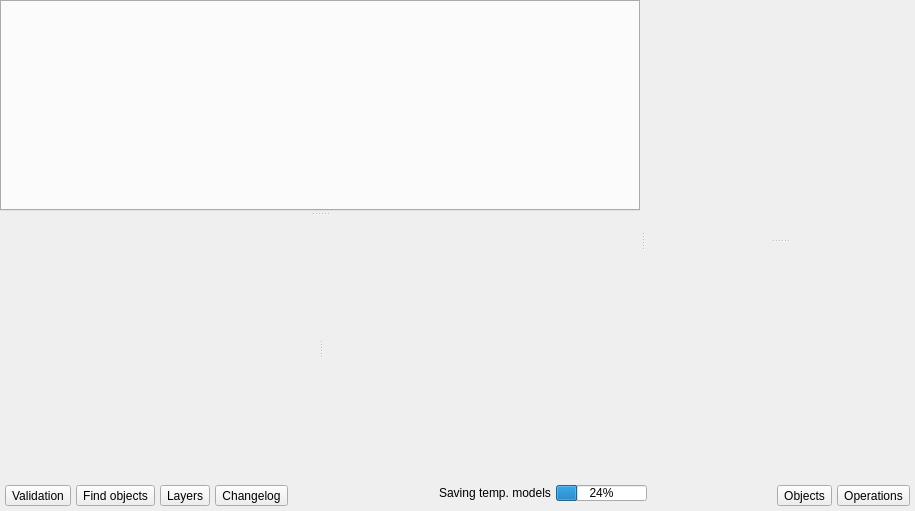
      <widget class="QWidget" name="design_pg">
       <layout class="QGridLayout" name="gridLayout_4">
        <property name="leftMargin">
         <number>0</number>
        </property>
        <property name="topMargin">
         <number>0</number>
        </property>
        <property name="rightMargin">
         <number>0</number>
        </property>
        <property name="bottomMargin">
         <number>0</number>
        </property>
        <property name="spacing">
         <number>5</number>
        </property>
        <item row="0" column="0">
         <layout class="QVBoxLayout" name="verticalLayout">
          <property name="spacing">
           <number>0</number>
          </property>
          <item>
           <widget class="QSplitter" name="h_splitter">
            <property name="autoFillBackground">
             <bool>true</bool>
            </property>
            <property name="orientation">
             <enum>Qt::Horizontal</enum>
            </property>
            <property name="handleWidth">
             <number>5</number>
            </property>
            <property name="childrenCollapsible">
             <bool>false</bool>
            </property>
            <widget class="QWidget" name="models_tbw_parent" native="true">
             <property name="sizePolicy">
              <sizepolicy hsizetype="Expanding" vsizetype="Expanding">
               <horstretch>0</horstretch>
               <verstretch>0</verstretch>
              </sizepolicy>
             </property>
             <property name="minimumSize">
              <size>
               <width>640</width>
               <height>480</height>
              </size>
             </property>
             <property name="mouseTracking">
              <bool>false</bool>
             </property>
             <layout class="QGridLayout" name="gridLayout">
              <property name="leftMargin">
               <number>0</number>
              </property>
              <property name="topMargin">
               <number>0</number>
              </property>
              <property name="rightMargin">
               <number>0</number>
              </property>
              <property name="bottomMargin">
               <number>0</number>
              </property>
              <property name="spacing">
               <number>0</number>
              </property>
              <item row="0" column="0">
               <widget class="QSplitter" name="v_splitter1">
                <property name="autoFillBackground">
                 <bool>true</bool>
                </property>
                <property name="orientation">
                 <enum>Qt::Vertical</enum>
                </property>
                <property name="handleWidth">
                 <number>5</number>
                </property>
                <property name="childrenCollapsible">
                 <bool>false</bool>
                </property>
                <widget class="QWidget" name="layoutWidget">
                 <layout class="QHBoxLayout" name="horizontalLayout">
                  <property name="spacing">
                   <number>5</number>
                  </property>
                  <item>
                   <widget class="QTabWidget" name="models_tbw">
                    <property name="minimumSize">
                     <size>
                      <width>0</width>
                      <height>0</height>
                     </size>
                    </property>
                    <property name="mouseTracking">
                     <bool>true</bool>
                    </property>
                    <property name="autoFillBackground">
                     <bool>false</bool>
                    </property>
                    <property name="tabPosition">
                     <enum>QTabWidget::North</enum>
                    </property>
                    <property name="tabShape">
                     <enum>QTabWidget::Triangular</enum>
                    </property>
                    <property name="currentIndex">
                     <number>-1</number>
                    </property>
                    <property name="documentMode">
                     <bool>false</bool>
                    </property>
                    <property name="tabsClosable">
                     <bool>true</bool>
                    </property>
                   </widget>
                  </item>
                 </layout>
                </widget>
                <widget class="QWidget" name="bottom_wgt_bar" native="true">
                 <property name="sizePolicy">
                  <sizepolicy hsizetype="Preferred" vsizetype="Preferred">
                   <horstretch>0</horstretch>
                   <verstretch>0</verstretch>
                  </sizepolicy>
                 </property>
                 <property name="autoFillBackground">
                  <bool>true</bool>
                 </property>
                 <layout class="QGridLayout" name="gridLayout_5">
                  <property name="leftMargin">
                   <number>0</number>
                  </property>
                  <property name="topMargin">
                   <number>0</number>
                  </property>
                  <property name="rightMargin">
                   <number>0</number>
                  </property>
                  <property name="bottomMargin">
                   <number>0</number>
                  </property>
                  <property name="spacing">
                   <number>0</number>
                  </property>
                  <item row="0" column="0">
                   <widget class="QSplitter" name="h_splitter2">
                    <property name="orientation">
                     <enum>Qt::Horizontal</enum>
                    </property>
                    <property name="handleWidth">
                     <number>5</number>
                    </property>
                    <property name="childrenCollapsible">
                     <bool>false</bool>
                    </property>
                    <widget class="QWidget" name="model_valid_parent" native="true"/>
                    <widget class="QWidget" name="obj_finder_parent" native="true">
                     <property name="sizePolicy">
                      <sizepolicy hsizetype="Preferred" vsizetype="Preferred">
                       <horstretch>0</horstretch>
                       <verstretch>0</verstretch>
                      </sizepolicy>
                     </property>
                    </widget>
                   </widget>
                  </item>
                 </layout>
                </widget>
               </widget>
              </item>
             </layout>
            </widget>
            <widget class="QWidget" name="right_wgt_bar" native="true">
             <property name="sizePolicy">
              <sizepolicy hsizetype="Preferred" vsizetype="Preferred">
               <horstretch>0</horstretch>
               <verstretch>0</verstretch>
              </sizepolicy>
             </property>
             <property name="minimumSize">
              <size>
               <width>0</width>
               <height>0</height>
              </size>
             </property>
             <property name="autoFillBackground">
              <bool>true</bool>
             </property>
             <layout class="QGridLayout" name="gridLayout_3">
              <property name="leftMargin">
               <number>0</number>
              </property>
              <property name="topMargin">
               <number>0</number>
              </property>
              <property name="rightMargin">
               <number>0</number>
              </property>
              <property name="bottomMargin">
               <number>0</number>
              </property>
              <property name="spacing">
               <number>0</number>
              </property>
              <item row="0" column="0">
               <widget class="QSplitter" name="v_splitter_oprs_objs">
                <property name="autoFillBackground">
                 <bool>true</bool>
                </property>
                <property name="orientation">
                 <enum>Qt::Vertical</enum>
                </property>
                <property name="handleWidth">
                 <number>5</number>
                </property>
                <property name="childrenCollapsible">
                 <bool>false</bool>
                </property>
                <widget class="QWidget" name="model_objs_parent" native="true">
                 <property name="sizePolicy">
                  <sizepolicy hsizetype="Preferred" vsizetype="Minimum">
                   <horstretch>0</horstretch>
                   <verstretch>0</verstretch>
                  </sizepolicy>
                 </property>
                 <property name="minimumSize">
                  <size>
                   <width>270</width>
                   <height>0</height>
                  </size>
                 </property>
                </widget>
                <widget class="QWidget" name="oper_list_parent" native="true">
                 <property name="sizePolicy">
                  <sizepolicy hsizetype="Preferred" vsizetype="Minimum">
                   <horstretch>0</horstretch>
                   <verstretch>0</verstretch>
                  </sizepolicy>
                 </property>
                 <property name="minimumSize">
                  <size>
                   <width>270</width>
                   <height>0</height>
                  </size>
                 </property>
                </widget>
               </widget>
              </item>
             </layout>
            </widget>
           </widget>
          </item>
          <item>
           <widget class="QWidget" name="tool_btns_bar_wgt" native="true">
            <property name="enabled">
             <bool>true</bool>
            </property>
            <property name="sizePolicy">
             <sizepolicy hsizetype="Preferred" vsizetype="Fixed">
              <horstretch>0</horstretch>
              <verstretch>0</verstretch>
             </sizepolicy>
            </property>
            <property name="autoFillBackground">
             <bool>true</bool>
            </property>
            <layout class="QGridLayout" name="gridLayout_2">
             <property name="leftMargin">
              <number>0</number>
             </property>
             <property name="topMargin">
              <number>0</number>
             </property>
             <property name="rightMargin">
              <number>0</number>
             </property>
             <property name="bottomMargin">
              <number>0</number>
             </property>
             <property name="spacing">
              <number>0</number>
             </property>
             <item row="0" column="0" colspan="2">
              <layout class="QHBoxLayout" name="horiz_wgts_btns_layout">
               <property name="spacing">
                <number>5</number>
               </property>
               <property name="leftMargin">
                <number>5</number>
               </property>
               <property name="topMargin">
                <number>5</number>
               </property>
               <property name="bottomMargin">
                <number>5</number>
               </property>
               <item>
                <widget class="QToolButton" name="validation_btn">
                 <property name="sizePolicy">
                  <sizepolicy hsizetype="Preferred" vsizetype="Preferred">
                   <horstretch>0</horstretch>
                   <verstretch>0</verstretch>
                  </sizepolicy>
                 </property>
                 <property name="toolTip">
                  <string>Toogle the model validation widget</string>
                 </property>
                 <property name="text">
                  <string>Validation</string>
                 </property>
                 <property name="icon">
                  <iconset resource="../res/resources.qrc">
                   <normaloff>:/icons/icons/validation.png</normaloff>:/icons/icons/validation.png</iconset>
                 </property>
                 <property name="iconSize">
                  <size>
                   <width>25</width>
                   <height>25</height>
                  </size>
                 </property>
                 <property name="shortcut">
                  <string>Alt+V</string>
                 </property>
                 <property name="checkable">
                  <bool>true</bool>
                 </property>
                 <property name="toolButtonStyle">
                  <enum>Qt::ToolButtonTextBesideIcon</enum>
                 </property>
                 <property name="autoRaise">
                  <bool>false</bool>
                 </property>
                </widget>
               </item>
               <item>
                <widget class="QToolButton" name="find_obj_btn">
                 <property name="sizePolicy">
                  <sizepolicy hsizetype="Preferred" vsizetype="Preferred">
                   <horstretch>0</horstretch>
                   <verstretch>0</verstretch>
                  </sizepolicy>
                 </property>
                 <property name="toolTip">
                  <string>Toggle the object finder</string>
                 </property>
                 <property name="text">
                  <string>Find objects</string>
                 </property>
                 <property name="icon">
                  <iconset resource="../res/resources.qrc">
                   <normaloff>:/icons/icons/objfinder.png</normaloff>:/icons/icons/objfinder.png</iconset>
                 </property>
                 <property name="iconSize">
                  <size>
                   <width>25</width>
                   <height>25</height>
                  </size>
                 </property>
                 <property name="shortcut">
                  <string>Ctrl+F</string>
                 </property>
                 <property name="checkable">
                  <bool>true</bool>
                 </property>
                 <property name="toolButtonStyle">
                  <enum>Qt::ToolButtonTextBesideIcon</enum>
                 </property>
                 <property name="autoRaise">
                  <bool>false</bool>
                 </property>
                </widget>
               </item>
               <item>
                <widget class="QToolButton" name="layers_btn">
                 <property name="sizePolicy">
                  <sizepolicy hsizetype="Preferred" vsizetype="Preferred">
                   <horstretch>0</horstretch>
                   <verstretch>0</verstretch>
                  </sizepolicy>
                 </property>
                 <property name="toolTip">
                  <string>Toggle the layers editor</string>
                 </property>
                 <property name="text">
                  <string>Layers</string>
                 </property>
                 <property name="icon">
                  <iconset resource="../res/resources.qrc">
                   <normaloff>:/icons/icons/layers.png</normaloff>:/icons/icons/layers.png</iconset>
                 </property>
                 <property name="iconSize">
                  <size>
                   <width>25</width>
                   <height>25</height>
                  </size>
                 </property>
                 <property name="checkable">
                  <bool>true</bool>
                 </property>
                 <property name="toolButtonStyle">
                  <enum>Qt::ToolButtonTextBesideIcon</enum>
                 </property>
                 <property name="autoRaise">
                  <bool>false</bool>
                 </property>
                </widget>
               </item>
               <item>
                <widget class="QToolButton" name="changelog_btn">
                 <property name="sizePolicy">
                  <sizepolicy hsizetype="Preferred" vsizetype="Preferred">
                   <horstretch>0</horstretch>
                   <verstretch>0</verstretch>
                  </sizepolicy>
                 </property>
                 <property name="toolTip">
                  <string>Handle the changelog settings</string>
                 </property>
                 <property name="text">
                  <string>Changelog</string>
                 </property>
                 <property name="icon">
                  <iconset resource="../res/resources.qrc">
                   <normaloff>:/icons/icons/changelog.png</normaloff>:/icons/icons/changelog.png</iconset>
                 </property>
                 <property name="iconSize">
                  <size>
                   <width>25</width>
                   <height>25</height>
                  </size>
                 </property>
                 <property name="checkable">
                  <bool>true</bool>
                 </property>
                 <property name="popupMode">
                  <enum>QToolButton::DelayedPopup</enum>
                 </property>
                 <property name="toolButtonStyle">
                  <enum>Qt::ToolButtonTextBesideIcon</enum>
                 </property>
                 <property name="autoRaise">
                  <bool>false</bool>
                 </property>
                </widget>
               </item>
              </layout>
             </item>
             <item row="0" column="4">
              <spacer name="horizontalSpacer">
               <property name="orientation">
                <enum>Qt::Horizontal</enum>
               </property>
               <property name="sizeHint" stdset="0">
                <size>
                 <width>40</width>
                 <height>20</height>
                </size>
               </property>
              </spacer>
             </item>
             <item row="0" column="13">
              <layout class="QHBoxLayout" name="vert_wgts_btns_layout">
               <property name="spacing">
                <number>5</number>
               </property>
               <property name="topMargin">
                <number>5</number>
               </property>
               <property name="rightMargin">
                <number>5</number>
               </property>
               <property name="bottomMargin">
                <number>5</number>
               </property>
               <item>
                <widget class="QToolButton" name="objects_btn">
                 <property name="sizePolicy">
                  <sizepolicy hsizetype="Preferred" vsizetype="Preferred">
                   <horstretch>0</horstretch>
                   <verstretch>0</verstretch>
                  </sizepolicy>
                 </property>
                 <property name="toolTip">
                  <string>Toggle the model objects widget</string>
                 </property>
                 <property name="text">
                  <string>Objects</string>
                 </property>
                 <property name="icon">
                  <iconset resource="../res/resources.qrc">
                   <normaloff>:/icons/icons/objects.png</normaloff>:/icons/icons/objects.png</iconset>
                 </property>
                 <property name="iconSize">
                  <size>
                   <width>25</width>
                   <height>25</height>
                  </size>
                 </property>
                 <property name="shortcut">
                  <string>Alt+B</string>
                 </property>
                 <property name="checkable">
                  <bool>true</bool>
                 </property>
                 <property name="toolButtonStyle">
                  <enum>Qt::ToolButtonTextBesideIcon</enum>
                 </property>
                 <property name="autoRaise">
                  <bool>false</bool>
                 </property>
                </widget>
               </item>
               <item>
                <widget class="QToolButton" name="operations_btn">
                 <property name="sizePolicy">
                  <sizepolicy hsizetype="Preferred" vsizetype="Preferred">
                   <horstretch>0</horstretch>
                   <verstretch>0</verstretch>
                  </sizepolicy>
                 </property>
                 <property name="toolTip">
                  <string>Toggle the operation history widget</string>
                 </property>
                 <property name="text">
                  <string>Operations</string>
                 </property>
                 <property name="icon">
                  <iconset resource="../res/resources.qrc">
                   <normaloff>:/icons/icons/oprhistory.png</normaloff>:/icons/icons/oprhistory.png</iconset>
                 </property>
                 <property name="iconSize">
                  <size>
                   <width>25</width>
                   <height>25</height>
                  </size>
                 </property>
                 <property name="shortcut">
                  <string>Alt+O</string>
                 </property>
                 <property name="checkable">
                  <bool>true</bool>
                 </property>
                 <property name="toolButtonStyle">
                  <enum>Qt::ToolButtonTextBesideIcon</enum>
                 </property>
                 <property name="autoRaise">
                  <bool>false</bool>
                 </property>
                </widget>
               </item>
              </layout>
             </item>
             <item row="0" column="9">
              <widget class="QWidget" name="bg_saving_wgt" native="true">
               <property name="sizePolicy">
                <sizepolicy hsizetype="Expanding" vsizetype="Preferred">
                 <horstretch>0</horstretch>
                 <verstretch>0</verstretch>
                </sizepolicy>
               </property>
               <layout class="QHBoxLayout" name="horizontalLayout_2">
                <property name="spacing">
                 <number>5</number>
                </property>
                <property name="leftMargin">
                 <number>0</number>
                </property>
                <property name="topMargin">
                 <number>0</number>
                </property>
                <property name="rightMargin">
                 <number>0</number>
                </property>
                <property name="bottomMargin">
                 <number>0</number>
                </property>
                <item>
                 <layout class="QHBoxLayout" name="horizontalLayout_5">
                  <property name="spacing">
                   <number>5</number>
                  </property>
                  <property name="bottomMargin">
                   <number>5</number>
                  </property>
                  <item>
                   <widget class="QLabel" name="bg_saving_lbl">
                    <property name="text">
                     <string>Saving temp. models</string>
                    </property>
                   </widget>
                  </item>
                  <item>
                   <widget class="QProgressBar" name="bg_saving_pb">
                    <property name="maximumSize">
                     <size>
                      <width>16777215</width>
                      <height>16</height>
                     </size>
                    </property>
                    <property name="value">
                     <number>24</number>
                    </property>
                   </widget>
                  </item>
                 </layout>
                </item>
               </layout>
              </widget>
             </item>
             <item row="0" column="10">
              <spacer name="horizontalSpacer_2">
               <property name="orientation">
                <enum>Qt::Horizontal</enum>
               </property>
               <property name="sizeHint" stdset="0">
                <size>
                 <width>40</width>
                 <height>20</height>
                </size>
               </property>
              </spacer>
             </item>
             <item row="0" column="6">
              <widget class="QWidget" name="scene_info_parent" native="true">
               <property name="minimumSize">
                <size>
                 <width>20</width>
                 <height>0</height>
                </size>
               </property>
               <property name="maximumSize">
                <size>
                 <width>16777215</width>
                 <height>16777215</height>
                </size>
               </property>
              </widget>
             </item>
            </layout>
           </widget>
          </item>
         </layout>
        </item>
       </layout>
      </widget>
